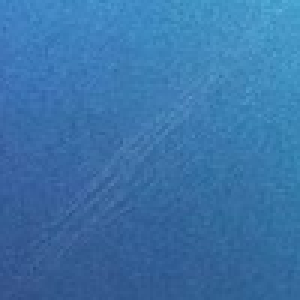
%> input picture b1.png, 100 x 100 px (shown 3 times larger)
$ octave main.m   (GNU Octave 9; MATLAB toolbox functions it lacks are replaced by stand-ins)
%> lines starting %> are read from the running program, lines starting %| are printed output that depends on the picture
### max_variance_of_pic.m
function [max_variance_among_slideing_windows] = max_variance_of_pic(image)
%> called with image = 'b1.png'
%UNTITLED This function return the maximal variance among all 10*10 moving
% windows of the input image

g1 = rgb2gray(imread(image));
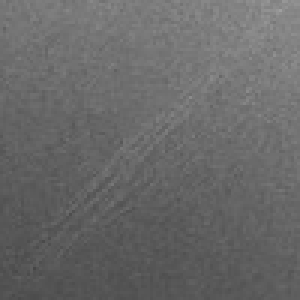
%> g1: size 100x100 uint8 (shown 3 times larger); min 70, max 159, mean 104.6

defekt_variance=[];

[x,y] = size(g1);
%> x = 100; y = 100

for i = 1 : (floor(x/10))
    for j = 1: (floor(y/10))
        moving_windows = g1(((i-1)*10 +1) : i*10 , ((j-1)*10 +1) : j*10);

        row_vector = reshape(moving_windows,1,[]);
        A = cast(row_vector, 'double');
        % calculate the variance of grey value in moving windows
        a = var(A);
        defekt_variance = [defekt_variance,a];

    end
end
%> after the loop, defekt_variance = 100 values, max 58.82 at index 64, min 5.14 at index 89, mean 19.02
max_variance_among_slideing_windows = max(defekt_variance);
%> max_variance_among_slideing_windows = 58.82

end

### main.m
% bad slide
max_b1 = max_variance_of_pic('b1.png');
%> max_b1 = 58.82
max_b2 = max_variance_of_pic('scratch1.png');
%> call 2 of max_variance_of_pic, with image = 'scratch1.png'
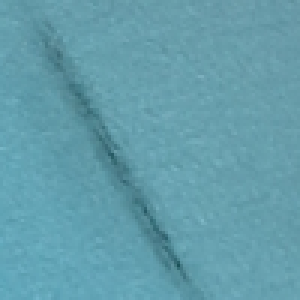
%> input picture scratch1.png, 100 x 100 px (shown 3 times larger)
%> in max_variance_of_pic (call 2), `g1 = rgb2gray(imread(image));`:
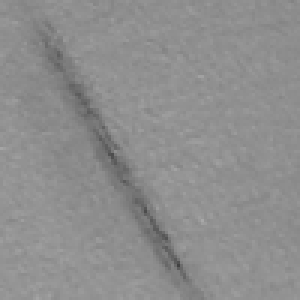
%> g1: size 100x100 uint8 (shown 3 times larger); min 65, max 168, mean 141.9
%> after the loop in max_variance_of_pic (call 2), `for i = 1 : (floor(x/10))`: defekt_variance = 100 values, max 327 at index 76, min 5.3 at index 40, mean 34.78
%> in max_variance_of_pic (call 2), `max_variance_among_slideing_windows = max(defekt_variance);`: max_variance_among_slideing_windows = 327
%> max_b2 = 327

v= [];
for i=1:13
	variance =max_variance_of_pic(sprintf('g%d.png',i));
%> call 3 of max_variance_of_pic, with image = 'g1.png'
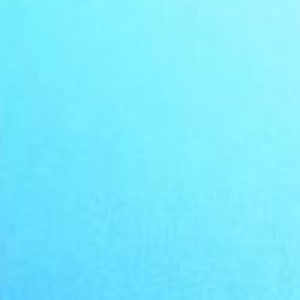
%> input picture g1.png, 100 x 100 px (shown 3 times larger)
%> in max_variance_of_pic (call 3), `g1 = rgb2gray(imread(image));`:
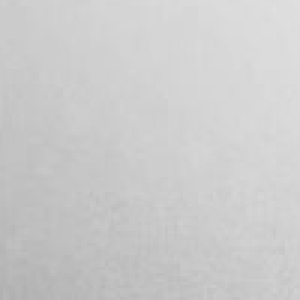
%> g1: size 100x100 uint8 (shown 3 times larger); min 175, max 223, mean 203.8
%> after the loop in max_variance_of_pic (call 3), `for i = 1 : (floor(x/10))`: defekt_variance = 100 values, max 8.06 at index 81, min 0.265 at index 16, mean 2.73
%> in max_variance_of_pic (call 3), `max_variance_among_slideing_windows = max(defekt_variance);`: max_variance_among_slideing_windows = 8.06
%> variance = 8.06
    v = [v,variance];
%> v = 8.06
%> the run ends on the next line
